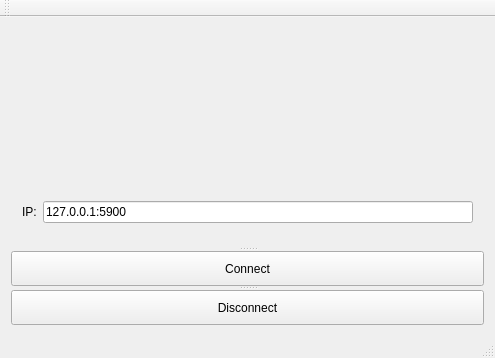
<?xml version="1.0" encoding="UTF-8"?>
<ui version="4.0">
 <class>StartViewerWindow</class>
 <widget class="QMainWindow" name="StartViewerWindow">
  <property name="geometry">
   <rect>
    <x>0</x>
    <y>0</y>
    <width>495</width>
    <height>358</height>
   </rect>
  </property>
  <property name="windowTitle">
   <string>StartViewerWindow</string>
  </property>
  <widget class="QWidget" name="centralWidget">
   <layout class="QGridLayout" name="gridLayout">
    <item row="1" column="0">
     <widget class="QSplitter" name="splitter">
      <property name="orientation">
       <enum>Qt::Vertical</enum>
      </property>
      <widget class="QWidget" name="">
       <layout class="QHBoxLayout" name="horizontalLayout">
        <item>
         <widget class="QLabel" name="label">
          <property name="text">
           <string>IP:</string>
          </property>
         </widget>
        </item>
        <item>
         <widget class="QLineEdit" name="addressLineEdit">
          <property name="text">
           <string>127.0.0.1:5900</string>
          </property>
         </widget>
        </item>
       </layout>
      </widget>
      <widget class="QPushButton" name="connectBtn">
       <property name="text">
        <string>Connect</string>
       </property>
      </widget>
      <widget class="QPushButton" name="disconnectBtn">
       <property name="text">
        <string>Disconnect</string>
       </property>
      </widget>
     </widget>
    </item>
    <item row="0" column="0">
     <spacer name="verticalSpacer">
      <property name="orientation">
       <enum>Qt::Vertical</enum>
      </property>
      <property name="sizeHint" stdset="0">
       <size>
        <width>20</width>
        <height>40</height>
       </size>
      </property>
     </spacer>
    </item>
   </layout>
  </widget>
  <widget class="QMenuBar" name="menuBar">
   <property name="geometry">
    <rect>
     <x>0</x>
     <y>0</y>
     <width>495</width>
     <height>26</height>
    </rect>
   </property>
  </widget>
  <widget class="QToolBar" name="mainToolBar">
   <attribute name="toolBarArea">
    <enum>TopToolBarArea</enum>
   </attribute>
   <attribute name="toolBarBreak">
    <bool>false</bool>
   </attribute>
  </widget>
  <widget class="QStatusBar" name="statusBar"/>
 </widget>
 <layoutdefault spacing="6" margin="11"/>
 <resources/>
 <connections/>
</ui>
